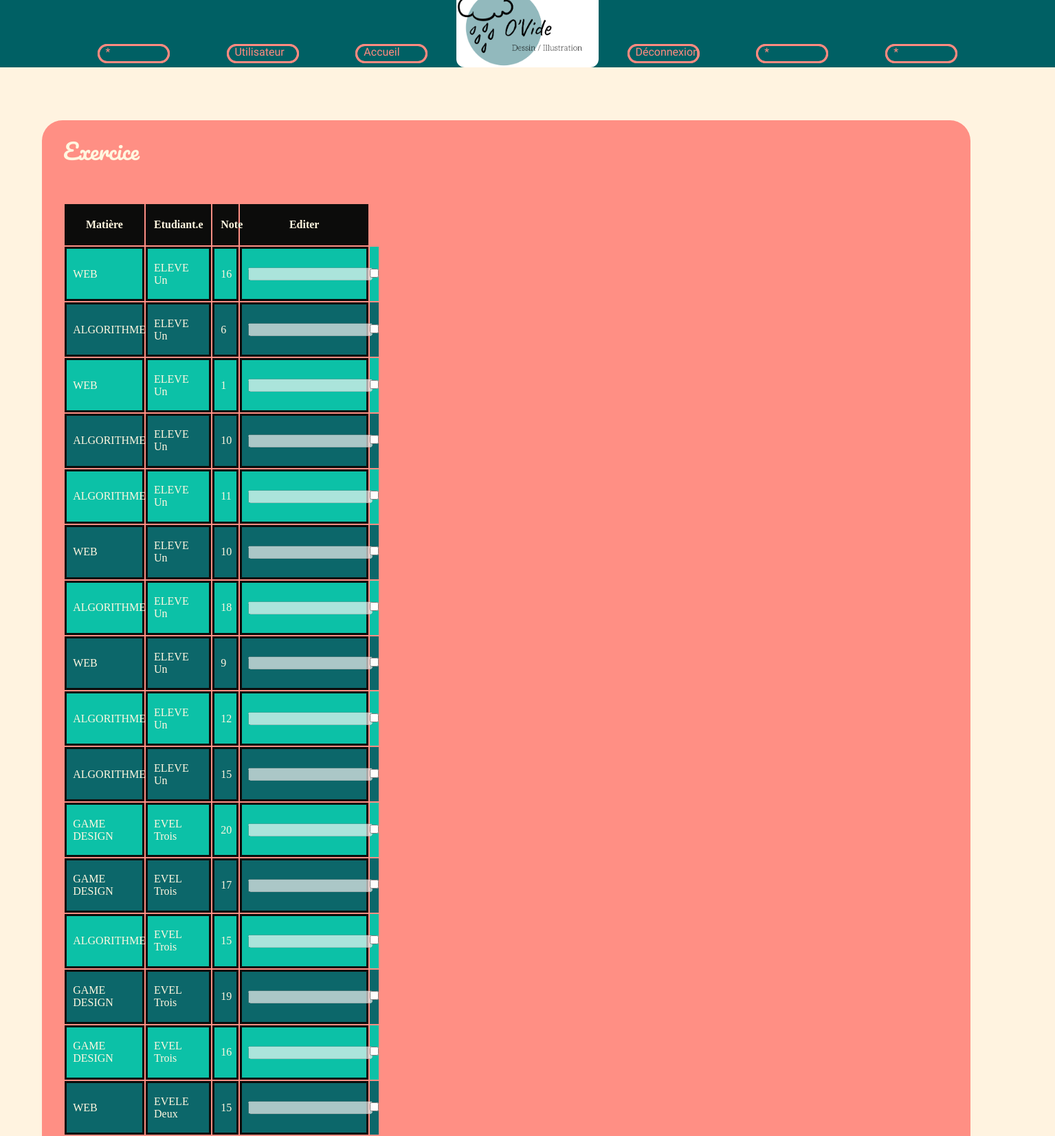
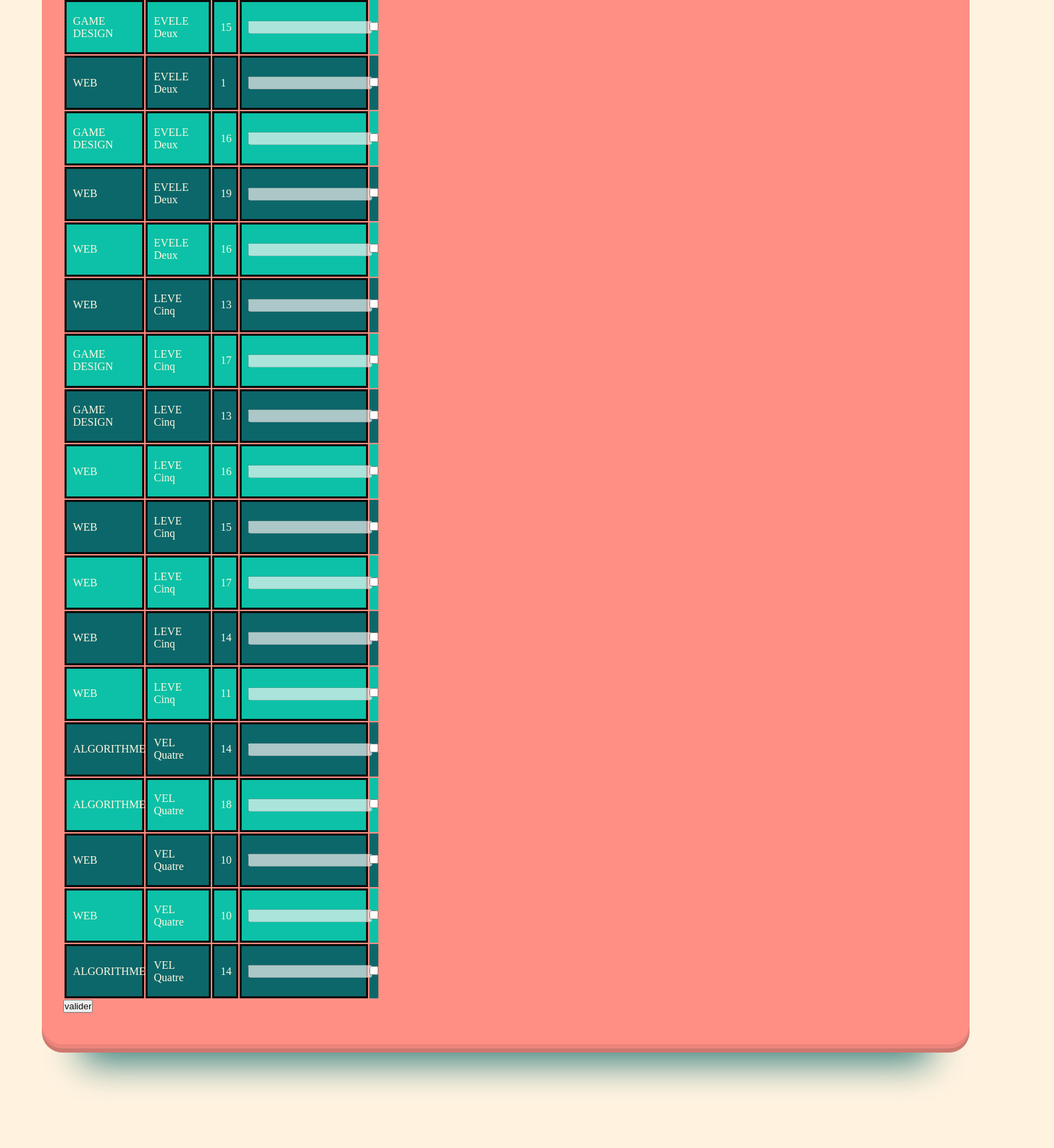
Page /HTML/userpage.php (upper part) on the committed database (2 pictures, top to bottom).
### tables this page shows
CREATE TABLE IF NOT EXISTS `note` (
  `IDNT` int(11) NOT NULL AUTO_INCREMENT,
  `IDUSR` int(11) NOT NULL,
  `IDMTR` int(11) NOT NULL,
  `LBLLNT` varchar(50) NOT NULL,
  `VALEUR` int(11) NOT NULL,
  PRIMARY KEY (`IDNT`),
  KEY `FK_NCptUsr` (`IDUSR`),
  KEY `FK_NCptMtr` (`IDMTR`)
);

CREATE TABLE IF NOT EXISTS `matiere` (
  `IDMTR` int(11) NOT NULL,
  `LBLLMTR` varchar(50) NOT NULL,
  PRIMARY KEY (`IDMTR`)
);

CREATE TABLE IF NOT EXISTS `user` (
  `IDUSR` int(11) NOT NULL AUTO_INCREMENT,
  `IDTP` int(11) NOT NULL,
  `IDGRP` int(11) NOT NULL,
  `NOM` varchar(50) NOT NULL,
  `PRENOM` varchar(50) NOT NULL,
  `LOGIN` varchar(50) NOT NULL,
  `PASSWORD` varchar(50) NOT NULL,
  PRIMARY KEY (`IDUSR`),
  KEY `FK_UCptTp` (`IDTP`),
  KEY `FK_UCptGrp` (`IDGRP`)
);

### HTML/userpage.php (the view, shortened to what this page needs)
<?php
    $connexionBDD = connect_bd();
?>
<!DOCTYPE html>
<html>
<head>
    <link rel="stylesheet" type="text/css" href="../CSS/index_template.css">
    <link rel="stylesheet" type="text/css" href="../CSS/div_art.css">
</head>
<body>
    <header id="HBody" name="HBody" class="header_body">
        <nav id="Nav" name="Nav" class="navigation">
            <div id="DivList" name="DivList">
                <ul id="Ul_nav" name="Ul_nav">
                    <li id="li1" name="li1" class="list_nav btn-2">
                        <a href="#" id="lien1" name="lien1" class="btn"> * </a>
                    </li>
                    <li id="li2" name="li2" class="list_nav btn-2">
                        <a href="#" id="lien2" name="lien2" class="btn"> Utilisateur </a>
                    </li>
                    <li id="li3" name="li3" class="list_nav btn-2">
                        <a href="../index.php" id="lien3" name="lien3" class="btn"> Accueil </a>
                    </li>
                <img src="../img/logo/Carte_visite.png" id="logo1" name="icone" class="logo">
                      <li id="li4Bis" name="li4Bis" class="list_nav btn-2">
                          <a href="#" id="lien4Bis" name="lien4Bis" class="btn"> Déconnexion </a>
                        </li>
                    <li id="li5" name="li5" class="list_nav btn-2">
                        <a href="#" id="lien5" name="lien5" class="btn"> * </a>
                    </li>
                    <li id="li6" name="li6" class="list_nav btn-2">
                        <a href="#" id="lien6" name="lien6" class="btn"> * </a>
                    </li>
                </ul>
            </div>
        </nav>
    </header>
        <div id="DivPrin" name="DivPrin" class="DivArticle">
            <h1 id="Title1" name="Title1" class="Title_A">Exercice</h1>
            <pre id="P1" name="P1" class="parag"> </pre>
            <form action="" method="post">
                   <table class="table table-striped">
                       <thead class="t2">
                            <th class="tpTab">
                                Matière
                            </th>
                            <th class="tpTab">
                                Etudiant.e
                            </th>
                            <th class="tpTab">
                                Note
                            </th>
                            <th class="tpTab">
                                Editer
                            </th>
                       </thead>
                        <tbody>
                            <?php
                            $reqP= 'SELECT DISTINCT NOM, PRENOM, LBLLMTR, VALEUR, IDNT
                                     FROM user, matiere, note
                                     WHERE matiere.IDMTR = note.IDMTR
                                     AND user.IDUSR = note.IDUSR
                                     ORDER BY NOM ASC';
                            foreach ($connexionBDD->query($reqP) as $row) {
                                echo "
                                    <tr class=\"t1\">
                                        <td class=\"tpTab\">
                                            ".$row['LBLLMTR']."
                                        </td> ";
                                echo "
                                            <td class=\"tpTab\">
                                                ".$row['NOM']." ".$row['PRENOM']."
                                            </td> ";
                                echo "
                                            <td class=\"tpTab\">
                                                ".$row['VALEUR']."
                                             </td>";
                                echo "
                                            <td class=\"tpTab chk\">
                                            <input type=\"text\" name=\"bttn1[]\" disabled required>
                                            </td>
                                            <td class=\"tpTa\">
                                            <input type=\"checkbox\" name=\"bttn2[]\" onchange = \"ValCheck(this)\" value=\"".$row["IDNT"]."\">
                                            </td>
                                            </tr>";
                            }
                    ?>
                        </tbody>
                   </table>
                     <input type="submit" name="Valider" value="valider">
        </form>
    </div>
</body>
</html>

### CSS/index_template.css (style rules this page uses)
* { box-sizing: border-box; padding: 0; margin: 0; }
html, body { height: 100%; margin: 0; padding: 0; }
header { background-color: #006064 ; color : #00BFA5; }
nav { margin: -1.3% 5% 5% 5%; width: auto; height: auto; }
#Ul_nav { display: flex; list-style-type: none; flex-wrap: nowrap; align-items: flex-end; justify-content: center; }
.list_nav { width: 105px; margin: 4% 3% 0.5% 3%; padding: 1% 0.8% 1% 0.8%; position: relative; outline: none; }
.btn { color: #FF8A80; font-family: Open Sans Condensed, sans-serif; background-color: transparent; width: auto; height: auto; margin: -12% 0% 0.5% 0%; padding: 1% 0.8% 1% 0.8%; text-decoration: none; font-size: 16px; position: absolute; z-index: 5; }
.btn-2::after, .btn-2::before { border: 3px solid #FF8A80; border-radius: 15px; content: ""; position: absolute; width: calc(100% - 6px); height: calc(100% - 6px); left: 0; bottom: 0; z-index: 0; transition: transform 0.3s ease ; }
#logo1 { width: 15%; height: 15%; border: none; border-radius: 12px; }
body { display : table; width: 100%; background-color: #FFF3E0; color: #FFF8E1; }

### CSS/div_art.css (style rules this page uses)
.DivArticle { width: 88%; margin: 3% 4% 10% 4%; padding: 1% 2% 3% 2%; background-color: #FF8A80; opacity: 95%; border-radius: 30px; box-shadow: 0px 6px 0px #ea8077, 0px 12px 0px #cc7269, 0px 85px 50px -58px #006064d1; }
h1, h2, h3 { font-family: Pacifico; font-weight: 400; }
p, pre { font-family: Open Sans Condensed, sans-serif; line-height: 3em; }

### HTML/userpage.php (style rules this page uses)
.tpTab, .t1 { border:3px solid black; padding: 4% 2%; }
.t1:nth-child(even) { background-color: #006064 }
.t1:nth-child(odd) { background-color: #00BFA5 }
.t2 { background-color: black; }

### rows in the picture
note: IDMTR.LBLLMTR "WEB", IDUSR.NOM "ELEVE", IDUSR.PRENOM "Un", VALEUR "16"
note: IDMTR.LBLLMTR "ALGORITHME", IDUSR.NOM "ELEVE", IDUSR.PRENOM "Un", VALEUR "6"
note: IDMTR.LBLLMTR "WEB", IDUSR.NOM "ELEVE", IDUSR.PRENOM "Un", VALEUR "1"
note: IDMTR.LBLLMTR "ALGORITHME", IDUSR.NOM "ELEVE", IDUSR.PRENOM "Un", VALEUR "10"
note: IDMTR.LBLLMTR "ALGORITHME", IDUSR.NOM "ELEVE", IDUSR.PRENOM "Un", VALEUR "11"
note: IDMTR.LBLLMTR "WEB", IDUSR.NOM "ELEVE", IDUSR.PRENOM "Un", VALEUR "10"
note: IDMTR.LBLLMTR "ALGORITHME", IDUSR.NOM "ELEVE", IDUSR.PRENOM "Un", VALEUR "18"
note: IDMTR.LBLLMTR "WEB", IDUSR.NOM "ELEVE", IDUSR.PRENOM "Un", VALEUR "9"
note: IDMTR.LBLLMTR "ALGORITHME", IDUSR.NOM "ELEVE", IDUSR.PRENOM "Un", VALEUR "12"
note: IDMTR.LBLLMTR "ALGORITHME", IDUSR.NOM "ELEVE", IDUSR.PRENOM "Un", VALEUR "15"
note: IDMTR.LBLLMTR "GAME DESIGN", IDUSR.NOM "EVEL", IDUSR.PRENOM "Trois", VALEUR "20"
note: IDMTR.LBLLMTR "GAME DESIGN", IDUSR.NOM "EVEL", IDUSR.PRENOM "Trois", VALEUR "17"
note: IDMTR.LBLLMTR "ALGORITHME", IDUSR.NOM "EVEL", IDUSR.PRENOM "Trois", VALEUR "15"
note: IDMTR.LBLLMTR "GAME DESIGN", IDUSR.NOM "EVEL", IDUSR.PRENOM "Trois", VALEUR "19"
note: IDMTR.LBLLMTR "GAME DESIGN", IDUSR.NOM "EVEL", IDUSR.PRENOM "Trois", VALEUR "16"
note: IDMTR.LBLLMTR "WEB", IDUSR.NOM "EVELE", IDUSR.PRENOM "Deux", VALEUR "15"
note: IDMTR.LBLLMTR "GAME DESIGN", IDUSR.NOM "EVELE", IDUSR.PRENOM "Deux", VALEUR "15"
note: IDMTR.LBLLMTR "WEB", IDUSR.NOM "EVELE", IDUSR.PRENOM "Deux", VALEUR "1"
note: IDMTR.LBLLMTR "GAME DESIGN", IDUSR.NOM "EVELE", IDUSR.PRENOM "Deux", VALEUR "16"
note: IDMTR.LBLLMTR "WEB", IDUSR.NOM "EVELE", IDUSR.PRENOM "Deux", VALEUR "19"
note: IDMTR.LBLLMTR "WEB", IDUSR.NOM "EVELE", IDUSR.PRENOM "Deux", VALEUR "16"
note: IDMTR.LBLLMTR "WEB", IDUSR.NOM "LEVE", IDUSR.PRENOM "Cinq", VALEUR "13"
note: IDMTR.LBLLMTR "GAME DESIGN", IDUSR.NOM "LEVE", IDUSR.PRENOM "Cinq", VALEUR "17"
note: IDMTR.LBLLMTR "GAME DESIGN", IDUSR.NOM "LEVE", IDUSR.PRENOM "Cinq", VALEUR "13"
note: IDMTR.LBLLMTR "WEB", IDUSR.NOM "LEVE", IDUSR.PRENOM "Cinq", VALEUR "16"
note: IDMTR.LBLLMTR "WEB", IDUSR.NOM "LEVE", IDUSR.PRENOM "Cinq", VALEUR "15"
note: IDMTR.LBLLMTR "WEB", IDUSR.NOM "LEVE", IDUSR.PRENOM "Cinq", VALEUR "17"
note: IDMTR.LBLLMTR "WEB", IDUSR.NOM "LEVE", IDUSR.PRENOM "Cinq", VALEUR "14"
note: IDMTR.LBLLMTR "WEB", IDUSR.NOM "LEVE", IDUSR.PRENOM "Cinq", VALEUR "11"
note: IDMTR.LBLLMTR "ALGORITHME", IDUSR.NOM "VEL", IDUSR.PRENOM "Quatre", VALEUR "14"
note: IDMTR.LBLLMTR "ALGORITHME", IDUSR.NOM "VEL", IDUSR.PRENOM "Quatre", VALEUR "18"
note: IDMTR.LBLLMTR "WEB", IDUSR.NOM "VEL", IDUSR.PRENOM "Quatre", VALEUR "10"
note: IDMTR.LBLLMTR "WEB", IDUSR.NOM "VEL", IDUSR.PRENOM "Quatre", VALEUR "10"
note: IDMTR.LBLLMTR "ALGORITHME", IDUSR.NOM "VEL", IDUSR.PRENOM "Quatre", VALEUR "14"
